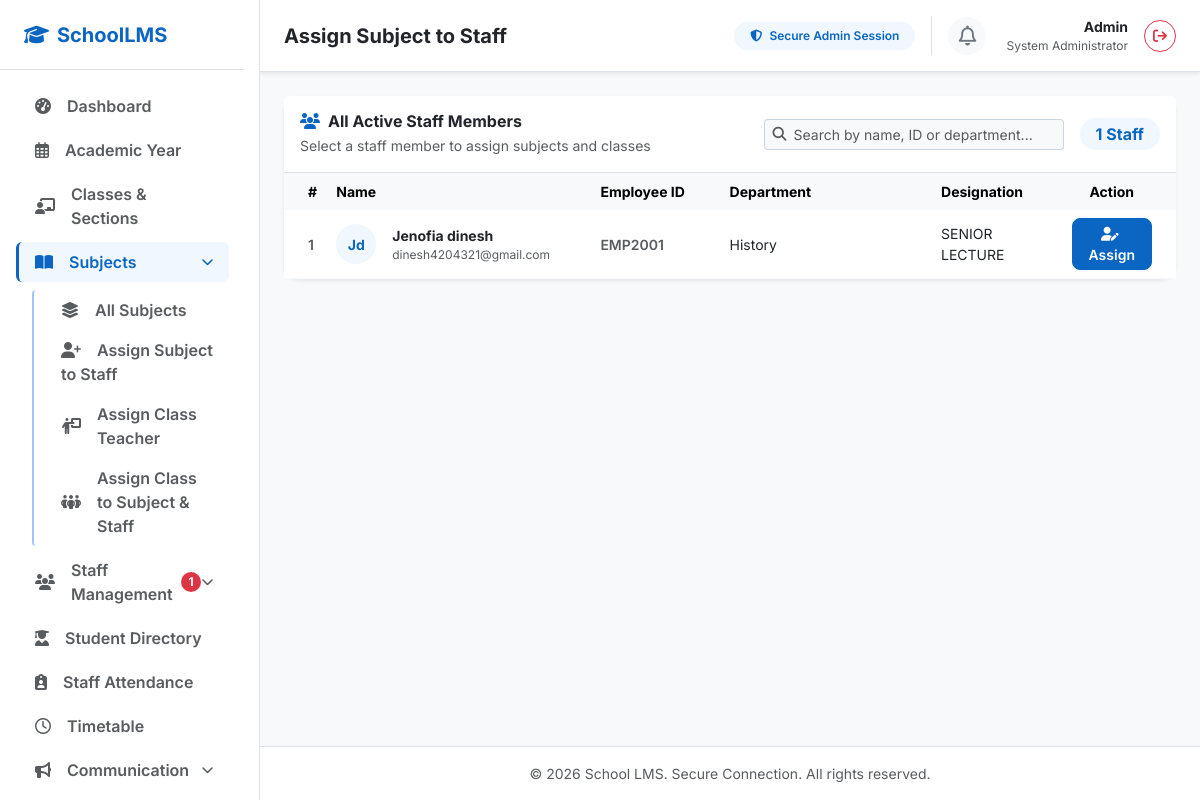
The app's page /admin/subjects/assign-staff (signed in) with its own data.
### app.py (models this page shows, shortened)
class Staff(db.Model):
    __tablename__ = 'staff'
    staff_id = db.Column(db.Integer, primary_key=True)
    employee_id = db.Column(db.String(50), unique=True, nullable=False)
    first_name = db.Column(db.String(100), nullable=False)
    last_name = db.Column(db.String(100), nullable=True)
    gender = db.Column(db.String(20), nullable=False)  # Male, Female, Other
    date_of_birth = db.Column(db.Date, nullable=False)
    mobile = db.Column(db.String(20), nullable=False)
    email = db.Column(db.String(100), nullable=False)
    address = db.Column(db.Text, nullable=False)
    teacher_category = db.Column(db.String(50), nullable=True)  # TGT, PGT, PRT, Non-Teaching
    photo = db.Column(db.String(255), nullable=True)
    department_id = db.Column(db.Integer, db.ForeignKey('departments.id'), nullable=False)
    role_id = db.Column(db.Integer, db.ForeignKey('roles.id'), nullable=True)
    designation = db.Column(db.String(100), nullable=False)
    qualifications = db.relationship('StaffQualification', backref='staff', cascade='all, delete-orphan', lazy=True)
    experiences = db.relationship('StaffExperience', backref='staff', cascade='all, delete-orphan', lazy=True)
    experience_level = db.Column(db.String(50), nullable=True)  # Fresher, Experienced
    experience_type = db.Column(db.String(50), nullable=True)   # Industry Experience, Teaching Experience
    experience_years = db.Column(db.Integer, nullable=True)
    previous_work_details = db.Column(db.Text, nullable=True)
    basic_salary = db.Column(db.Numeric(10, 2), nullable=True)
    aadhar_number = db.Column(db.String(20), nullable=True)
    aadhar_document = db.Column(db.String(255), nullable=True)
    account_holder_name = db.Column(db.String(100), nullable=True)
    bank_name = db.Column(db.String(100), nullable=True)
    account_number = db.Column(db.String(50), nullable=True)
    ifsc_code = db.Column(db.String(20), nullable=True)
    bank_document = db.Column(db.String(255), nullable=True)
    joining_date = db.Column(db.Date, nullable=False)
    employment_type = db.Column(db.String(50), nullable=False)  # Permanent, Contract
    status = db.Column(db.String(50), nullable=False, default='Active')  # Active, Inactive, Terminated, Resigned
    date_of_termination = db.Column(db.Date, nullable=True)
    termination_reason = db.Column(db.Text, nullable=True)
    relieving_date = db.Column(db.Date, nullable=True)
    username = db.Column(db.String(100), unique=True, nullable=False)
    password_hash = db.Column(db.String(255), nullable=False)
    last_login = db.Column(db.DateTime, nullable=True)
    created_at = db.Column(db.DateTime, default=datetime.utcnow, nullable=False)
    updated_at = db.Column(db.DateTime, default=datetime.utcnow, onupdate=datetime.utcnow, nullable=False)

class Department(db.Model):
    __tablename__ = 'departments'
    id = db.Column(db.Integer, primary_key=True)
    name = db.Column(db.String(100), unique=True, nullable=False)
    short_form = db.Column(db.String(20), nullable=True)
    staff_members = db.relationship('Staff', backref='department', lazy=True)

### app.py (the view)
@app.route('/admin/subjects/assign-staff', methods=['GET', 'POST'])
def assign_subject_staff():
    if not session.get('admin_logged_in'):
        return redirect(url_for('login'))
    return render_template('admin/assign_subject_staff.html',
                           staff_members=Staff.query.filter_by(status='Active').order_by(Staff.first_name).all())

### templates/admin/assign_subject_staff.html (shortened to what this page needs)
{% extends "admin/base.html" %}
{% block header_title %}Assign Subject to Staff{% endblock %}
{% block content %}
<div class="row">
    <div class="col-12">
        <div class="card border-0 shadow-sm rounded-4 bg-white d-flex flex-column justify-content-between">
            <div class="card-header bg-white border-bottom py-3 d-flex justify-content-between align-items-center">
                <div>
                    <h6 class="fw-bold text-dark mb-0">
                        <i class="fa-solid fa-users me-2 text-blue-primary"></i>All Active Staff Members
                    </h6>
                    <p class="text-muted small mb-0 mt-1 d-none d-md-block">Select a staff member to assign subjects and classes</p>
                </div>
                <div class="d-flex align-items-center gap-3">
                    <div class="input-group input-group-sm" style="width: 300px;">
                        <span class="input-group-text bg-light border-end-0"><i class="fa-solid fa-search text-muted"></i></span>
                        <input type="text" id="staffSearchInput" class="form-control border-start-0 bg-light ps-0" placeholder="Search by name, ID or department...">
                    </div>
                    <span class="badge bg-blue-light text-blue-primary rounded-pill fs-6 px-3 py-2" id="staffCountBadge">{{ staff_members|length }} Staff</span>
                </div>
            </div>
            <div class="card-body p-0 flex-grow-1">
                {% if staff_members %}
                <div class="w-100" style="overflow: visible !important;">
                    <table class="table table-hover align-middle mb-0">
                        <thead class="table-light text-muted fw-semibold small sticky-top">
                            <tr>
                                <th class="ps-4 border-0" style="width: 5%;">#</th>
                                <th class="border-0" style="width: 30%;">Name</th>
                                <th class="border-0" style="width: 15%;">Employee ID</th>
                                <th class="border-0" style="width: 25%;">Department</th>
                                <th class="border-0" style="width: 15%;">Designation</th>
                                <th class="border-0 text-center pe-4" style="width: 10%;">Action</th>
                            </tr>
                        </thead>
                        <tbody class="border-0" id="staff-table-body">
                            {% for staff in staff_members %}
                            <tr class="border-bottom border-light align-middle staff-item"
                                data-name="{{ staff.first_name | lower }} {{ staff.last_name | lower if staff.last_name else '' }}"
                                data-id="{{ staff.employee_id | lower }}"
                                data-dept="{{ staff.department.name | lower if staff.department else '' }}">
                                <td class="ps-4 text-muted small fw-semibold row-index">{{ loop.index }}</td>
                                <td>
                                    <div class="d-flex align-items-center gap-3">
                                        {% if staff.photo %}
                                        <img src="{{ url_for('static', filename='uploads/staff/' + staff.photo) }}"
                                             class="rounded-circle object-fit-cover border"
                                             style="width:40px; height:40px;" alt="{{ staff.first_name }}">
                                        {% else %}
                                        <div class="rounded-circle bg-blue-light d-flex align-items-center justify-content-center flex-shrink-0"
                                             style="width:40px; height:40px;">
                                            <span class="fw-bold text-blue-primary small">{{ staff.first_name[0] }}{{ (staff.last_name or '')[0] }}</span>
                                        </div>
                                        {% endif %}
                                        <div>
                                            <div class="fw-bold text-dark small">{{ staff.first_name }} {{ staff.last_name or '' }}</div>
                                            <div class="text-muted" style="font-size:0.75rem;">{{ staff.email }}</div>
                                        </div>
                                    </div>
                                </td>
                                <td class="text-muted small fw-semibold">{{ staff.employee_id }}</td>
                                <td class="text-dark small">{{ staff.department.name if staff.department else '-' }}</td>
                                <td class="text-dark small">{{ staff.designation }}</td>
                                <td class="text-center pe-4">
                                    <a href="{{ url_for('admin_assign_subject_to_staff', staff_id=staff.staff_id) }}"
                                       class="btn btn-sm btn-blue-primary fw-semibold px-3 py-1">
                                        <i class="fa-solid fa-user-pen me-1"></i> Assign
                                    </a>
                                </td>
                            </tr>
                            {% endfor %}
                        </tbody>
                    </table>
                </div>
                {% endif %}
            </div>
        </div>
    </div>
</div>
{% endblock %}

### static/css/style.css (style rules this page uses)
:root { --blue-primary: #0a66c2; --blue-hover: #004182; --blue-dark: #002244; --blue-light: #f0f7fe; --blue-accent: #3b82f6; --bg-light: #f8fafc; --text-dark: #1e293b; --text-muted: #64748b; --success-light: #d1fae5; --success-text: #065f46; --warning-light: #fef3c7; --warning-text: #92400e; --info-light: #e0f2fe; --info-text: #0369a1; }
body { font-family: 'Inter', sans-serif; color: var(--text-dark); background-color: var(--bg-light) !important; }
.text-blue-primary { color: var(--blue-primary) !important; }
.bg-blue-light { background-color: var(--blue-light) !important; }
.btn-blue-primary { background-color: var(--blue-primary); border-color: var(--blue-primary); color: #ffffff; transition: all 0.2s ease-in-out; border-radius: 8px; }
.form-control { font-size: 0.95rem; padding: 0.65rem 0.75rem; border: 1px solid #cbd5e1; border-radius: 8px; transition: all 0.15s ease-in-out; }
.input-group-text { border: 1px solid #cbd5e1; border-radius: 8px; background-color: #ffffff; }
.sticky-top { z-index: 1000; }

### records on screen
Staff: first_name "J", last_name "d", first_name "Jenofia", last_name "dinesh", email "dinesh4204321@gmail.com", employee_id "EMP2001", department "History", designation "SENIOR LECTURE"

### other values on screen
{{ unassigned_staff_count }} "1"
{{ admin_username or 'Admin' }} "Admin"
